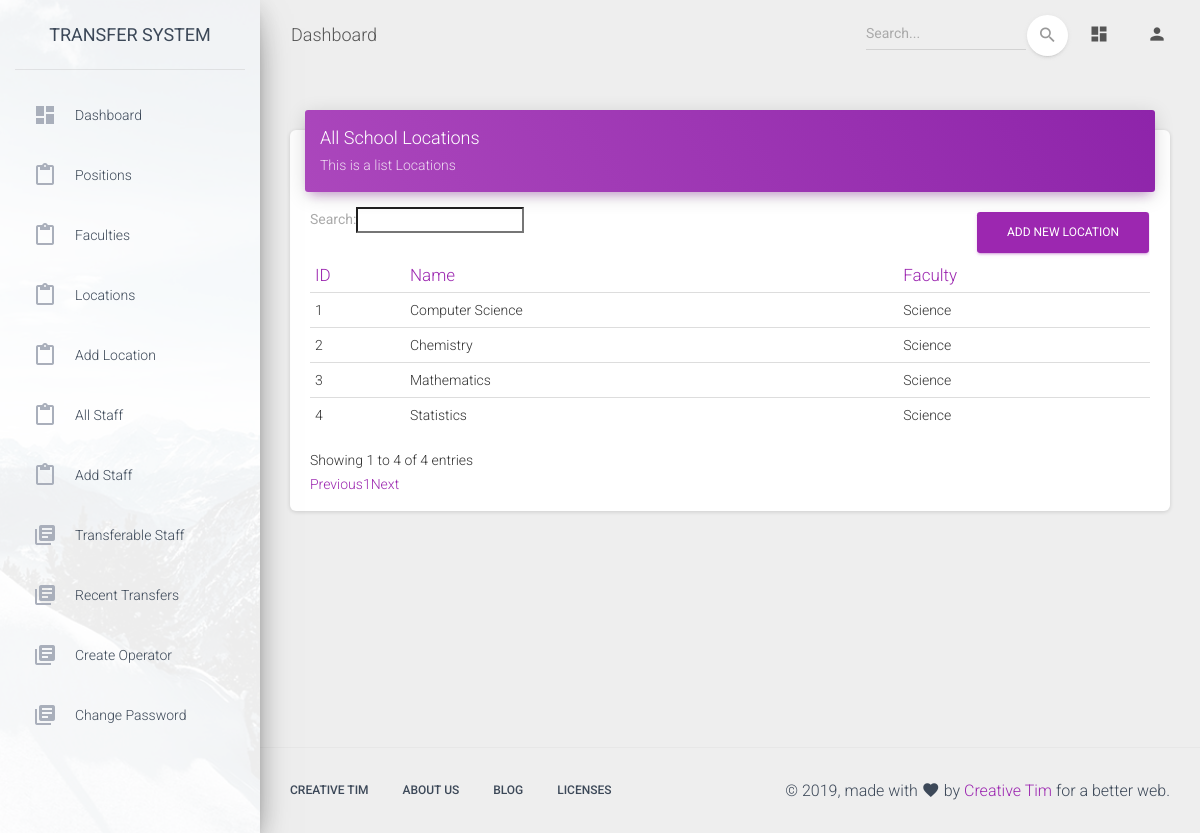
Page /admin/locations.php (signed in) on the earlier database version.
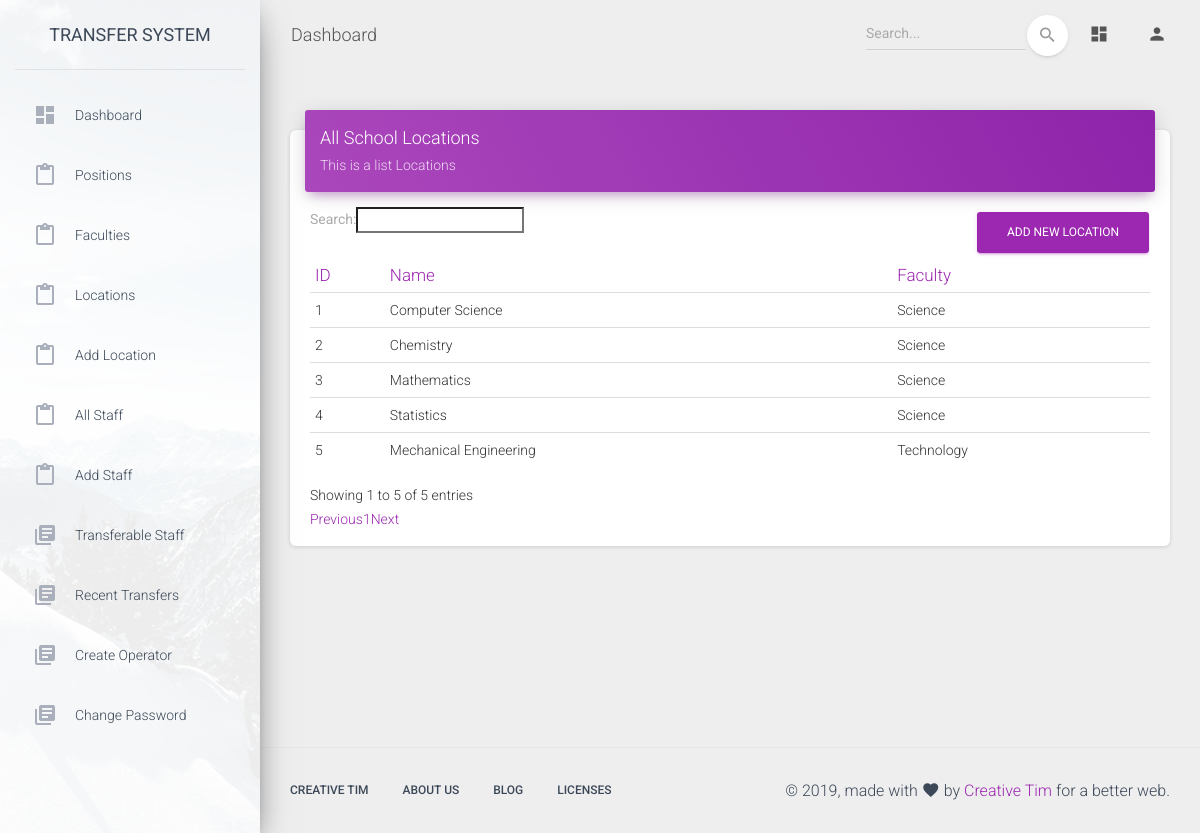
Same page on the later database version.
### tables this page shows
CREATE TABLE `locations` (
  `id` int(11) NOT NULL,
  `name` varchar(255) NOT NULL,
  `location_id` varchar(255) NOT NULL,
  `faculty_id` varchar(255) NOT NULL,
  `created_at` datetime NOT NULL DEFAULT CURRENT_TIMESTAMP
);

CREATE TABLE `faculties` (
  `id` int(11) NOT NULL,
  `faculty_id` varchar(255) NOT NULL,
  `name` varchar(255) NOT NULL,
  `created_at` datetime NOT NULL DEFAULT CURRENT_TIMESTAMP
);

### app/classes/Admin.php (called while the page is built, shortened)
<?php
class Admin extends Master
{
    public function get_faculty_name($faculty_id){
        $data = array("name");
        $table = "faculties";
        $where = "WHERE faculty_id = '$faculty_id'";
        $res = $this->getData($data,$table,$where);
        $name = !empty($res)? $res['name'] : "";
        return $name;
    }
    public function get_all_locations(){
        $data = "*";
        $table = "locations";
        $res = $this->getAllData($data,$table);
        $locations = !empty($res) ? $res : [];
        return $locations;
    }
}

### app/classes/Master.php (called while the page is built, shortened)
<?php
class Master
{
    protected $db;
    function __construct($db_conn){
        $this->db = $db_conn;
    }
    public function getData($data, $table, $where = '')
    {
        try {
            if ($data != '*') {
                $selections = implode(', ', $data);
            } else {
                $selections = '*';
            }
            $stmt = $this->db->prepare("SELECT {$selections} FROM `$table` " . $where . " LIMIT 1");
            $stmt->execute();
            $settings_data = $stmt->fetch(PDO::FETCH_ASSOC);
            if ($stmt->rowCount() > 0) {
                return $settings_data;
            }
        } catch (PDOException $e) {
            echo $e->getMessage();
        }
    }
    public function getAllData($data, $table, $where = '')
    {
        $settings_data=array();
        try {
            if ($data != '*') {
                $selections = implode(', ', $data);
            } else {
                $selections = '*';
            }
            $stmt = $this->db->prepare("SELECT {$selections} FROM `$table` " . $where . "");
            $stmt->execute();
            $settings_data = $stmt->fetchAll(PDO::FETCH_ASSOC);
            if ($stmt->rowCount() > 0) {
                return $settings_data;
            }
        } catch (PDOException $e) {
            return $settings_data;
        }
    }
}

### admin/locations.php (the view, shortened to what the changed rows need)
<?php
include '../app/init.php';
$admin = new Admin($db_conn);
$locations = $admin->get_all_locations();
?>
<!DOCTYPE html>
<html lang="en">
<head>
  <link rel="stylesheet" href="https://maxcdn.bootstrapcdn.com/font-awesome/latest/css/font-awesome.min.css">
  <link href="../assets/css/material-dashboard.css?v=2.1.1" rel="stylesheet" />
  <link href="../assets/demo/demo.css" rel="stylesheet" />
    <link rel="stylesheet" type="text/css" href="https://cdn.datatables.net/v/dt/dt-1.10.18/datatables.min.css"/>
</head>
<body class="">
  <div class="wrapper ">
    <div class="main-panel">
      <div class="content">
        <div class="container-fluid">
            <div class="row">
                <div class="col-md-12">
                    <div class="card">
                        <div class="card-body">
                            <div class="table-responsive">
                                <table class="table" id="locations">
                                    <thead class=" text-primary">
                                    <th>
                                        ID
                                    </th>
                                    <th>
                                        Name
                                    </th>
                                    <th>
                                        Faculty
                                    </th>
                                    </thead>
                                    <tbody>
                                    <?php
                                    if(!empty($locations) && count($locations) > 0){
                                        $count = 0;
                                        foreach ($locations as $location){
                                    ?>
                                    <tr>
                                        <td>
                                            <?= ++$count; ?>
                                        </td>
                                        <td>
                                            <?php if(isset($location['name'])) echo $location['name'] ?>
                                        </td>
                                        <td>
                                            <?php if(isset($location['faculty_id'])) echo $admin->get_faculty_name($location['faculty_id']) ?>
                                        </td>
                                    </tr>
                                    <?php   }
                                    } ?>
                                    </tbody>
                                    <a href="add_location.php" style="float:right" class="btn btn-primary">Add New Location</a>
                                </table>
                            </div>
                        </div>
                    </div>
                </div>
            </div>
        </div>
      </div>
    </div>
  </div>
</body>
</html>

Differences in the rows shown:
added locations: name "Mechanical Engineering", faculty.name "Technology"
Other differences:
text written by a page script: "Search: Showing 1 to 4 of 4 entries Previous 1 Next" → "Search: Showing 1 to 5 of 5 entries Previous 1 Next"
